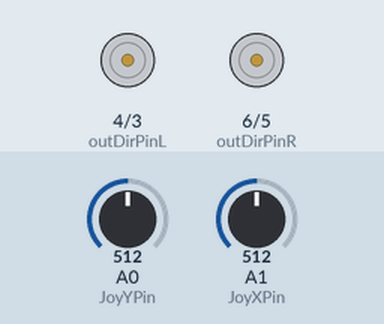
A sketch run on a simulated Arduino Uno, built with avr-gcc and run on an emulated ATmega328P. Shown: direction and speed pins drawn as motors (green arrow = direction pin HIGH = forward, orange = LOW = backward, longer = more drive). The test bench sets the inputs (shaded band); at power-on: A0 (JoyYPin) = 512, A1 (JoyXPin) = 512. What the sketch prints to the serial monitor is not drawn.

Above: at 1.2 s.
1.3 s: A0 (JoyYPin) set to 551
2.8 s: A0 (JoyYPin) set to 576
At 4.0 s:
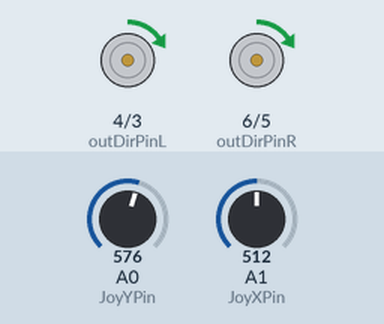
4.3 s: A1 (JoyXPin) set to 716
At 5.4 s:
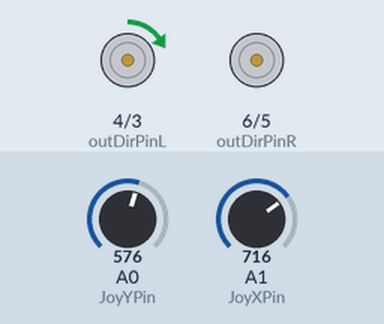
5.8 s: A0 (JoyYPin) set to 716
At 7.2 s:
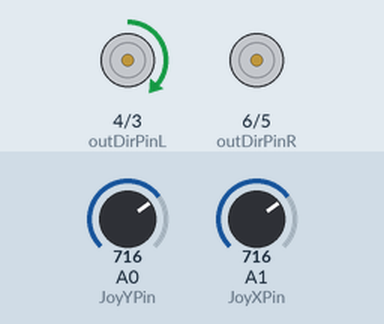
8.0 s: A1 (JoyXPin) set to 702
At 9.2 s:
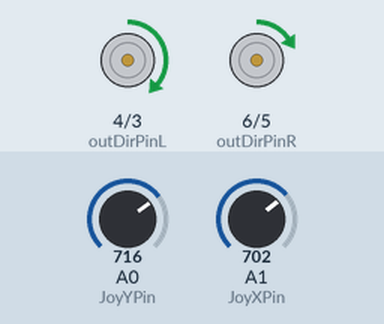
9.5 s: A0 (JoyYPin) set to 900
At 11.3 s:
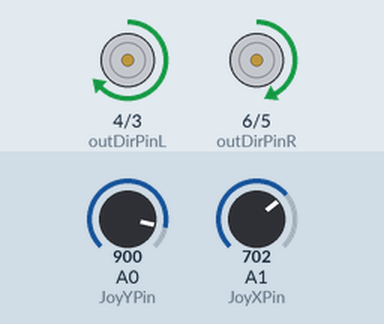
Timing chart, 0 to 12.8 s (numbered marks = the images above; inputs shaded):
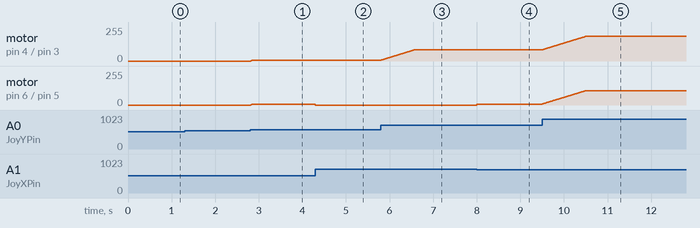

The sketch:

mainV2.ino
```cpp
/* Motorised couch project
 * Version 2.0
 * By Drew Alexander
 *
 *
 */

#define JoyYPin 0
#define JoyXPin 1
#define StartPin 2

#define outPWMPinL 3
#define outDirPinL 4
#define outPWMPinR 5
#define outDirPinR 6

#define deadZone 50
#define spinSpeedReduction 2 // Higher number = lower stationary rotation
#define stepRate 100 // Speed of change of delayed input
#define swapSpeed 1 // Speed at which couch can change direction.

// Global Variables
int started;
int centreX = 512;
int centreY = 512;
unsigned long oldTime;

int rawInputX; //-255 to 255, left is negative
int rawInputY; // Back is negative

double smoothY = 0;

double speedL; // Speed recieved from left wheel
double speedR; // Speed recieved from right wheel

int currentDirection = 0; // -1 reverse, 0 neutral, 1 forward

int PWMLeft; // 0 - 255
int DIRLeft; // 0 reverse, 1 forward
int PWMRight;
int DIRRight;

void setup(){
    Serial.begin(115200);
    pinMode(JoyYPin, INPUT);
    pinMode(JoyXPin, INPUT);
    pinMode(StartPin, INPUT);
    pinMode(StartPin, INPUT);
    pinMode(outPWMPinL, OUTPUT);
    pinMode(outPWMPinR, OUTPUT);
    pinMode(outDirPinL, OUTPUT);
    pinMode(outDirPinR, OUTPUT);

    started = 1;
    Serial.println("Initialized");
}

/* Startup stops the flow of the program until the start button
 * has been pressed and the joyStick is within the deadzone
*/
void startup(){
    int JoyX;
    int JoyY;
    while(true){
        if (digitalRead(StartPin)){
            JoyX = analogRead(JoyXPin);
            JoyY = analogRead(JoyYPin);
            if (JoyX > 512 - deadZone && JoyX < 512 + deadZone) {
                Serial.print("Running\n");
                break; // Exits the loop
            }
        }
    }
    centreX = JoyX;
    centreY = JoyY;
    oldTime = micros();
}

int getInput(int inputPin, int centre){
    int joyIn = analogRead(inputPin);
    int joyOut = 0;
    if (joyIn > centre + deadZone){ //Joystick pushed forward (512 - 1024)
        // Calculate the distance from the edge of the dead zone and map to range 0 to 255
        joyOut = map(joyIn, centre + deadZone, 1024, 0, 255);
    }
    else if (joyIn < centre - deadZone){ //Joystick pulled back (0 - 512)
        // Calculate the distance from the edge of the dead zone (0 to -255)
        joyOut = map(joyIn, 0, centre - deadZone, -255, 0);
    }
    return joyOut;
}

int getInputDirection(int joyIn){
    if (joyIn > 0){ //Joystick pushed forward
        return 1;
    }
    else if (joyIn < 0){ //Joystick pushed back
        return -1;
    }
    return 0;
}

double accelerationThrottle(double currentY, double timeDiff){
    double joyOutSmooth = currentY;
    double yStep = timeDiff * stepRate; // This number will add up to stepRate each second, allowing exact additions to be made
    double inputY = rawInputY;
    // To prevent overshooting of the desired input, this logic makes sure the step to be added does not
    // make currentY larger than inputY. It also makes currentY increase or descrease towards inputY
    if(inputY > currentY){
        if (inputY - (currentY + yStep) >= 0){
            joyOutSmooth += yStep;
        }
    }
    else if (inputY < currentY){
        if ((currentY + yStep) - inputY >= 0){
            joyOutSmooth -= yStep;
        }
    }
    return joyOutSmooth;
}

double getTimeDiff(){
    unsigned long currentTime = micros();
    double timeDiff = (double)(currentTime - oldTime)/(double)1000000; // Change into seconds
    oldTime = currentTime;
    return timeDiff;
}

int getCurrentDirection(int inputY, int speed, int currentDirection){
    if(speed < swapSpeed && inputY == 0){
        return 0; //neutral
    }
    if(speed < swapSpeed && inputY < 0){
        return -1;// negative
    }
    if(speed < swapSpeed && inputY > 0){
        return 1;// negative
    }
    return currentDirection; // Don't change direction
}

int calculateTurningWheel(int X, int Y){
    int wheelVal = Y - abs(X);
    if(wheelVal < 0){
        wheelVal = 0;
    }
    return wheelVal;
}

int getSpeed(int speedL, int speedR){
    if (speedL > speedR){
        return speedL;
    }
    return speedR;
}

void loop(){
    if(!started){
        startup(); // Loops inside itself
        started = 1;
    }
    rawInputX = getInput(JoyXPin, centreX);
    rawInputY = getInput(JoyYPin, centreY);

    smoothY = accelerationThrottle(smoothY, getTimeDiff());

    currentDirection = getCurrentDirection(smoothY, getSpeed(speedL, speedR), currentDirection);
    if (currentDirection != 0){
        if (getInputDirection(rawInputX) < 0){ // Turning left
            PWMLeft = calculateTurningWheel(abs(rawInputX), smoothY);
            PWMRight = smoothY;
        } else if (getInputDirection(rawInputX) > 0){ // Turning right
            PWMRight = calculateTurningWheel(abs(rawInputX), smoothY);
            PWMLeft = smoothY;
        } else { // Not turning
            PWMLeft = smoothY;
            PWMRight = smoothY;
        }
        if (currentDirection == 1){ // Sets motors to forwards direction
            DIRLeft = 1;
            DIRRight = 1;
        } else { // Sets motors to reverse direction
            DIRLeft = 0;
            DIRRight = 0;
        }
    } else { // Neutral turning
        if (getInputDirection(rawInputX) < 0){ // Turning left
            PWMLeft = abs(rawInputX)/spinSpeedReduction;
            DIRLeft = 0;
            PWMRight = abs(rawInputX)/spinSpeedReduction;
            DIRRight = 1;
        } else if (getInputDirection(rawInputX) > 0){ // Turning right
            PWMLeft = abs(rawInputX)/spinSpeedReduction;
            DIRLeft = 1;
            PWMRight = abs(rawInputX)/spinSpeedReduction;
            DIRRight = 0;
        } else {
            PWMLeft = 0;
            PWMRight = 0;
        }
    }
    analogWrite(outPWMPinL, PWMLeft);
    digitalWrite(outDirPinL, DIRLeft);
    analogWrite(outPWMPinR, PWMRight);
    digitalWrite(outDirPinR, DIRRight);
}
```

Measured:
- after the input at 1.3 s, every drawn part: stays the same
- after the input at 2.8 s, motor on pin 4 (outDirPinL) / pin 3 (outPWMPinL), motor on pin 6 (outDirPinR) / pin 5 (outPWMPinR): stopped → forward 6/255 at once
- after the input at 4.3 s, motor on pin 6 (outDirPinR) / pin 5 (outPWMPinR): forward 6/255 → stopped at once
- after the input at 5.8 s, motor on pin 4 (outDirPinL) / pin 3 (outPWMPinL): moves from forward 6/255 to forward 84/255 over 0.77 s, starting at once
- after the input at 8.0 s, motor on pin 6 (outDirPinR) / pin 5 (outPWMPinR): stopped → forward 7/255 at once
- after the input at 9.5 s, motor on pin 4 (outDirPinL) / pin 3 (outPWMPinL): moves from forward 84/255 to forward 185/255 over 1.0 s, starting at once; motor on pin 6 (outDirPinR) / pin 5 (outPWMPinR): moves from forward 7/255 to forward 108/255 over 1.0 s, starting at once
